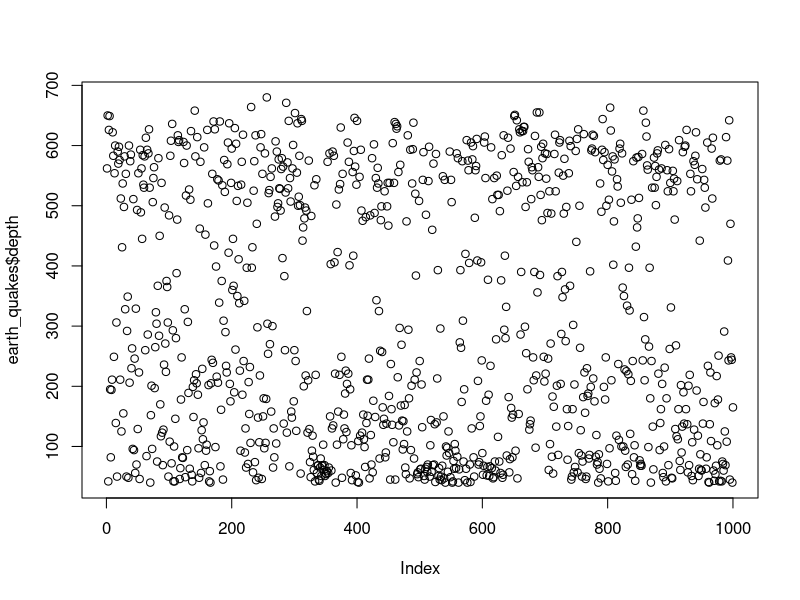
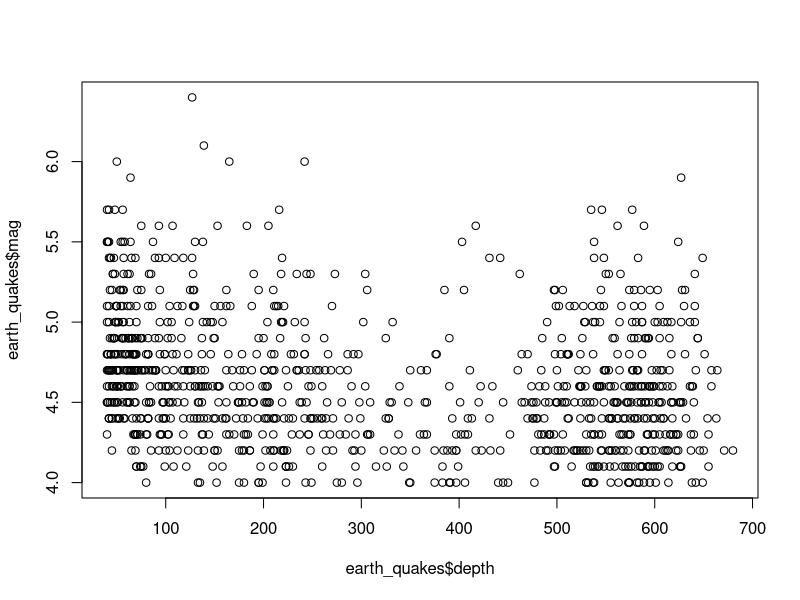
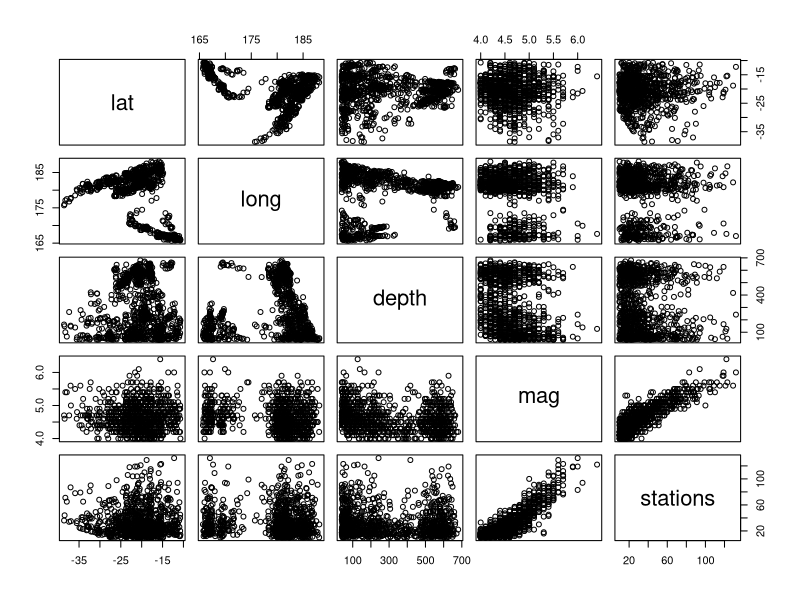
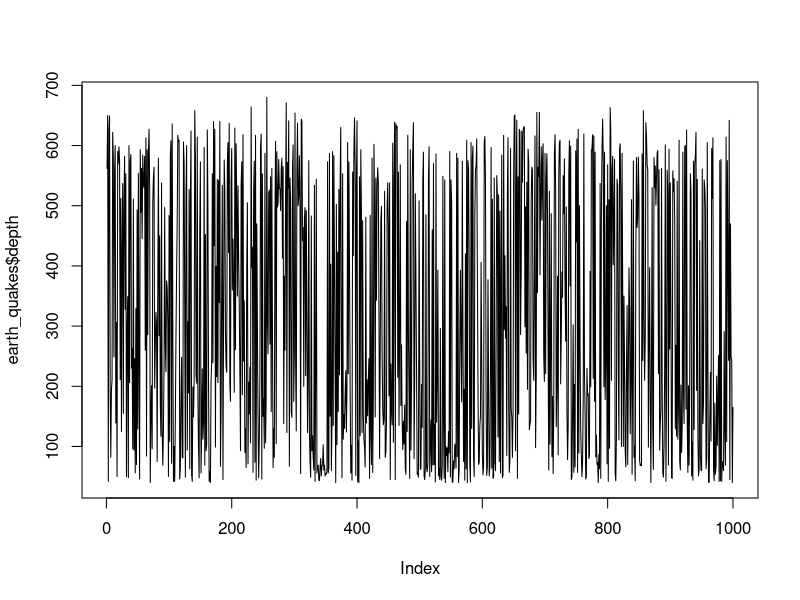
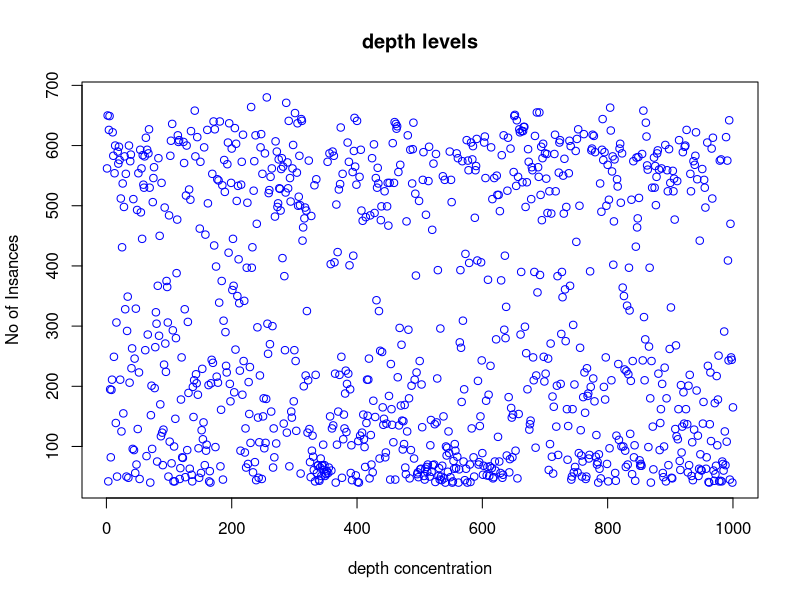
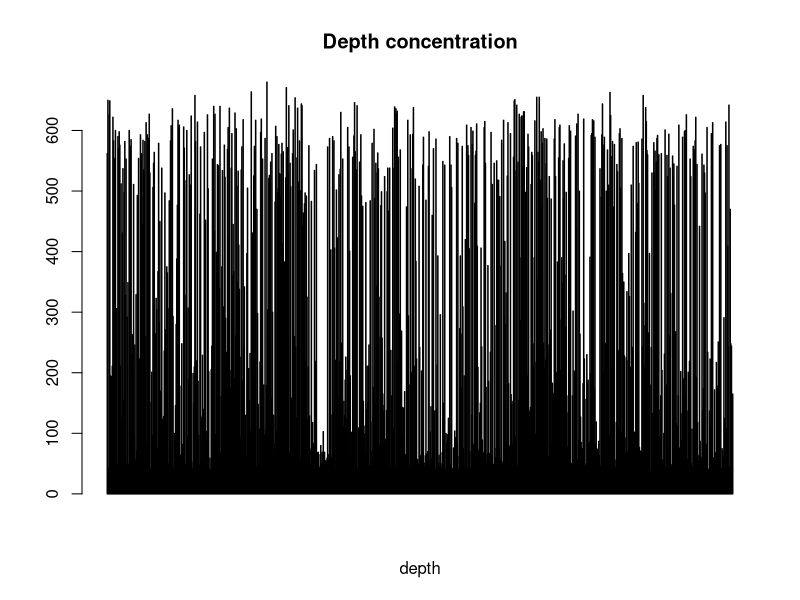
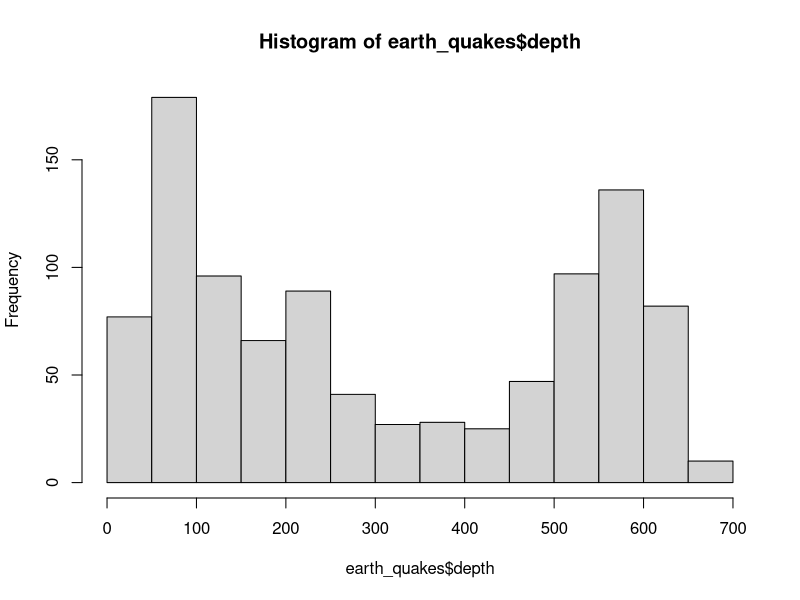
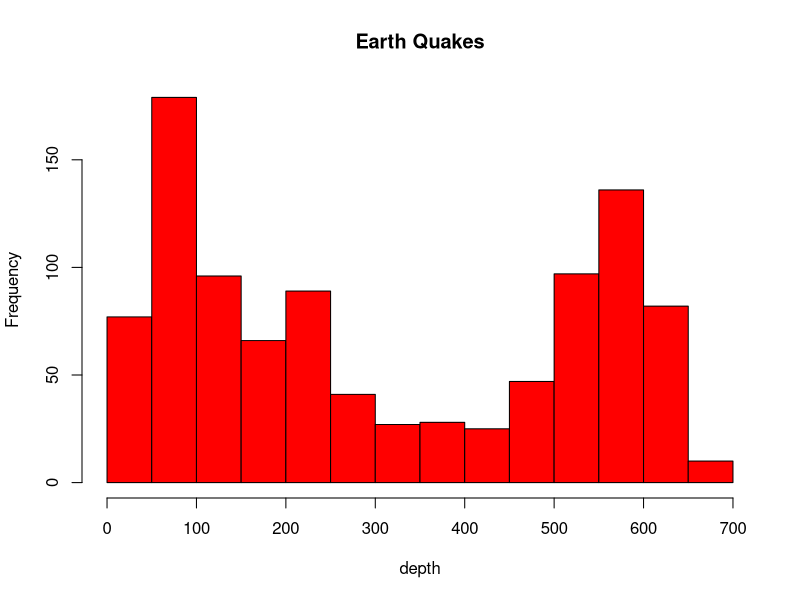

These figures' R source, in order:
library(datasets)
data("quakes")

#quakes = read.csv('path/quakes.csv',header=TRUE,sep=",")

earth_quakes <- datasets::quakes
print(earth_quakes[,c(3,4,5)])
head(earth_quakes[,c(3,4,5)])
tail(earth_quakes[,c(3,4,5)])
earth_quakes$depth
####################
summary(earth_quakes$depth)
summary(earth_quakes[,c(3,4,5)])

#plot and lines
plot(earth_quakes$depth)

plot(earth_quakes$depth,earth_quakes$mag)

plot(earth_quakes)

plot(earth_quakes$depth , type="l")# p:points, l:line,b:both

plot(earth_quakes$depth, xlab = 'depth concentration', 
          ylab = 'No of Insances',main= 'depth levels',col='blue')

#Horizontal bar plot
barplot(earth_quakes$depth , main='Depth concentration',xlab = 'depth', col = "orange",horiz = F)

#Histogram
hist(earth_quakes$depth)
hist(earth_quakes$depth, main='Earth Quakes',xlab='depth',col = 'red')

#Single box plot
 boxplot(earth_quakes$depth)

 #Multiple box plot
 boxplot(earth_quakes[,3:5],
         main='Multiple')
 
 #margin of grid(mar)
 #no of rows and columns(mfrow)
 #border included or not(bty)
 #las:1 = horizontal
 #las:0 = vertical
 
 par(mfrow=c(3,3),mar=c(2,5,2,1),las=0,bty="n")
 plot(earth_quakes$depth)
 plot(earth_quakes$depth, earth_quakes$stations)
 plot(earth_quakes$depth, type= "l")
 plot(earth_quakes$depth, type= "l")
 plot(earth_quakes$depth, type= "l")
 barplot(earth_quakes$depth, main = 'Earthquakes',
         xlab = 'depth levels', col='red',horiz = T)
 hist(earth_quakes$depth)
 boxplot(earth_quakes[,3:5], main='Multiple Box plots')